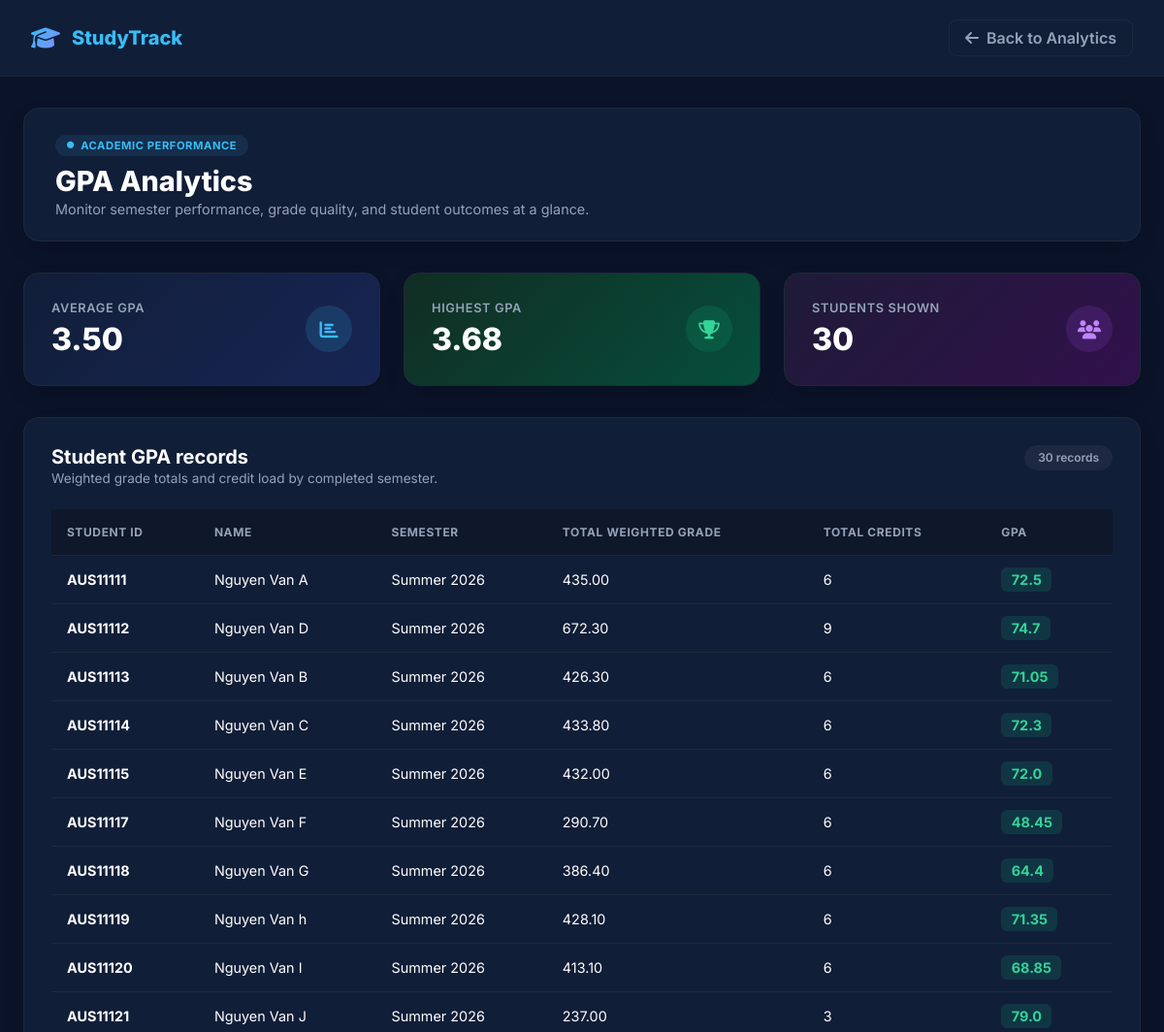
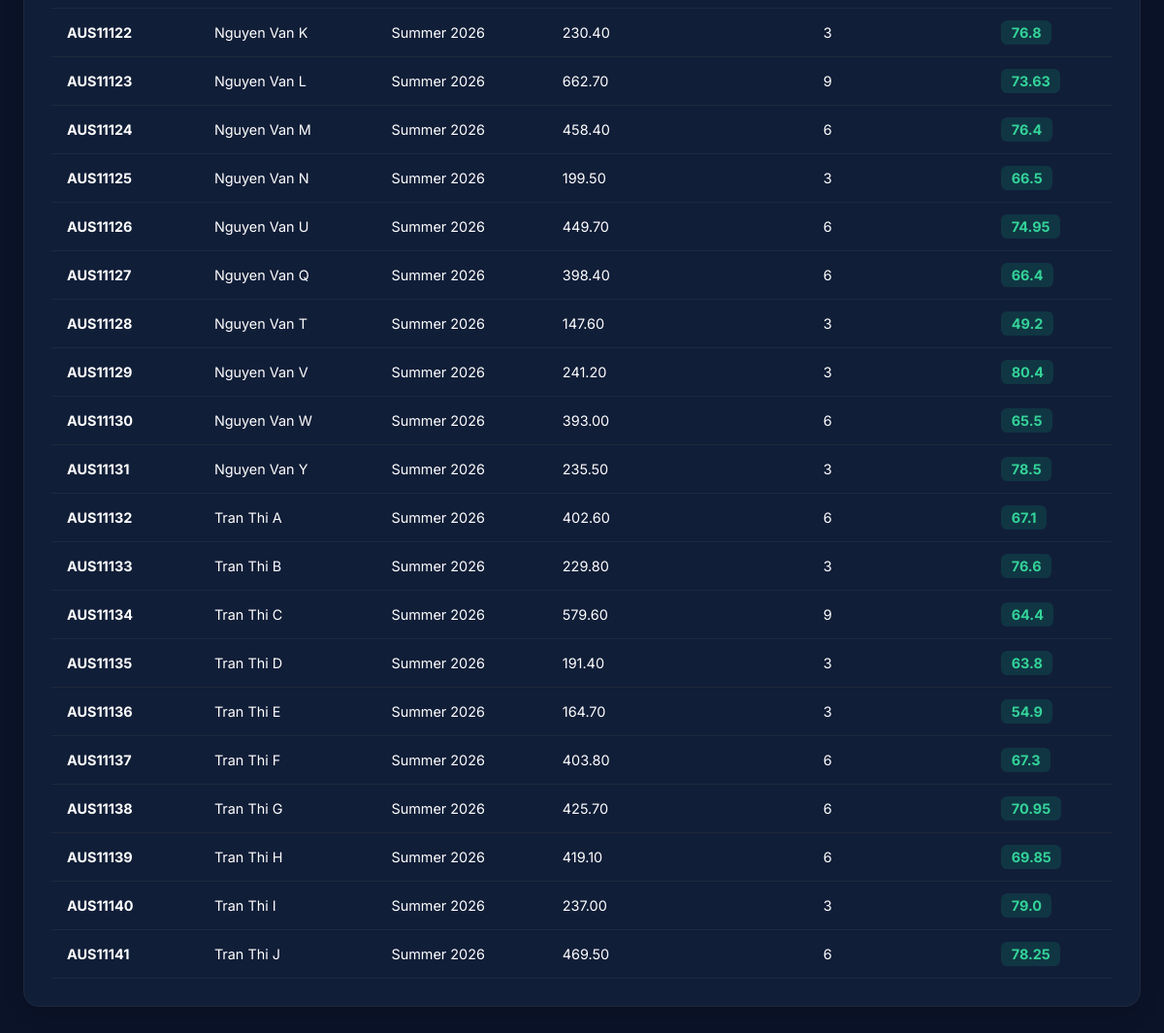
/pdanalytics/gpa (signed in), run on the app's committed database (2 pictures, top to bottom).
### tables this page shows
CREATE TABLE grades(
    grade_id INTEGER PRIMARY KEY AUTOINCREMENT,

    student_id TEXT,
    course_id TEXT,

    assignment REAL,
    midterm REAL,
    final REAL,

    final_grade REAL,

    FOREIGN KEY(student_id)
        REFERENCES students(student_id),

    FOREIGN KEY(course_id)
        REFERENCES courses(course_id)
    UNIQUE(student_id, course_id)
);

CREATE TABLE students(
        student_id TEXT PRIMARY KEY,
        name TEXT,
        email TEXT,
        major TEXT
    );

CREATE TABLE courses(
        course_id TEXT PRIMARY KEY,
        course_name TEXT,
        credits INTEGER,
        semester TEXT,
        sessions INTEGER
    );

### admin.py (the view)
@admin_bp.route("/pdanalytics/gpa")
@login_required
@admin_required
def analytics_gpa():
    df = calculate_gpa()
    gpa_data = df.to_dict(orient="records")
    return render_template("admin_page/gpa.html", gpa_data=gpa_data)

### decorator.py (called while the page is built)
def login_required(f):
    @wraps(f)
    def wrapper(*args,**kwargs):
        if "username" not in session:
            return redirect(
                url_for("auth.login")
            )
        return f(*args,**kwargs)
    return wrapper

def admin_required(f):
    @wraps(f)
    def wrapper(*args, **kwargs):
        if session.get("role") != "admin":
            return redirect(url_for("auth.login"))
        return f(*args, **kwargs)
    return wrapper

### pd_analytics.py (called while the page is built)
def get_grade_data():
    conn = sqlite3.connect(DB_NAME)
    query = """
    SELECT

        s.student_id,
        s.name,

        c.course_id,
        c.course_name,
        c.credits,
        c.semester,

        g.final_grade

    FROM grades g

    JOIN students s
        ON g.student_id = s.student_id

    JOIN courses c
        ON g.course_id = c.course_id
    """
    df = pd.read_sql_query(query, conn)
    conn.close()
    return df

def calculate_gpa():
    df = get_grade_data()
    df["weighted_grade"] = (
        df["final_grade"]
        * df["credits"]
    )
    gpa_df = (
        df.groupby(
            [
                "student_id",
                "name",
                "semester"
            ]
        )
        .agg(
            total_weighted_grade=
            ("weighted_grade", "sum"),
            total_credits=
            ("credits", "sum")
        )
        .reset_index()
    )
    gpa_df["gpa"] = (
        gpa_df["total_weighted_grade"]
        /
        gpa_df["total_credits"]
    )
    gpa_df["gpa"] = gpa_df["gpa"].round(2)
    return gpa_df

### templates/admin_page/gpa.html (shortened to what this page needs)
<!DOCTYPE html>
<html lang="en">
<head>
    <link rel="stylesheet" href="https://cdnjs.cloudflare.com/ajax/libs/font-awesome/6.4.0/css/all.min.css">
    <link rel="stylesheet" href="{{ url_for('static', filename='css/admin_page/gpa.css') }}">
</head>
<body>
    <header class="navbar">
        <a href="/admin" class="nav-brand">
            <i class="fa-solid fa-graduation-cap logo-icon"></i>
            <span>StudyTrack</span>
        </a>
        <a href="/pdanalytics" class="back-btn">
            <i class="fa-solid fa-arrow-left"></i> Back to Analytics
        </a>
    </header>
    <div class="container">
        <div class="dashboard-top-header">
            <div>
                <span class="badge-tag"><i class="fa-solid fa-circle"></i> Academic Performance</span>
                <h1 class="page-title">GPA Analytics</h1>
                <p class="page-subtitle">Monitor semester performance, grade quality, and student outcomes at a glance.
                </p>
            </div>
        </div>
        <div class="summary-grid">
            <div class="summary-card card-dark-blue">
                <div class="summary-info">
                    <span class="summary-label">Average GPA</span>
                    <h2 class="summary-value">3.50</h2>
                </div>
                <div class="summary-icon blue-glow">
                    <i class="fa-solid fa-chart-bar"></i>
                </div>
            </div>
            <div class="summary-card card-dark-green">
                <div class="summary-info">
                    <span class="summary-label">Highest GPA</span>
                    <h2 class="summary-value">3.68</h2>
                </div>
                <div class="summary-icon green-glow">
                    <i class="fa-solid fa-trophy"></i>
                </div>
            </div>
            <div class="summary-card card-dark-purple">
                <div class="summary-info">
                    <span class="summary-label">Students shown</span>
                    <h2 class="summary-value">{{ gpa_data|length }}</h2>
                </div>
                <div class="summary-icon purple-glow">
                    <i class="fa-solid fa-users"></i>
                </div>
            </div>
        </div>
        <div class="card-panel card-dark-container">
            <div class="panel-header-flex">
                <div>
                    <h2 class="panel-title text-white">Student GPA records</h2>
                    <p class="panel-subtitle-small">Weighted grade totals and credit load by completed semester.</p>
                </div>
                <span class="badge-pill">{{ gpa_data|length }} records</span>
            </div>
            <div class="table-responsive">
                <table>
                    <thead>
                        <tr>
                            <th>Student ID</th>
                            <th>Name</th>
                            <th>Semester</th>
                            <th>Total Weighted Grade</th>
                            <th>Total Credits</th>
                            <th>GPA</th>
                        </tr>
                    </thead>
                    <tbody>
                        {% for row in gpa_data %}
                        <tr>
                            <td><b>{{ row.student_id }}</b></td>
                            <td>{{ row.name }}</td>
                            <td>{{ row.semester }}</td>
                            <td>{{ "%.2f"|format(row.total_weighted_grade) }}</td>
                            <td>{{ row.total_credits }}</td>
                            <td>
                                <span class="gpa-badge">{{ row.gpa }}</span>
                            </td>
                        </tr>
                        {% else %}
                        <tr>
                            <td colspan="6" class="empty-state">
                                No GPA records available.
                            </td>
                        </tr>
                        {% endfor %}
                    </tbody>
                </table>
            </div>
        </div>
    </div>
</body>
</html>

### static/css/admin_page/gpa.css (style rules this page uses)
:root { --bg-main: #0b1329; --card-dark-bg: #111e38; --card-dark-alt: #112d23; --card-dark-purple: #1e1b38; --border-dark: #1e293b; --text-main: #ffffff; --text-muted: #94a3b8; --accent-gold: #fbbf24; --accent-blue: #38bdf8; --shadow: 0 10px 25px -5px rgba(0, 0, 0, 0.2); }
* { box-sizing: border-box; margin: 0; padding: 0; font-family: 'Inter', sans-serif; }
body { background-color: var(--bg-main); color: var(--text-main); min-height: 100vh; }
.navbar { display: flex; justify-content: space-between; align-items: center; padding: 20px 32px; background: var(--card-dark-bg); border-bottom: 1px solid var(--border-dark); }
.nav-brand { display: flex; align-items: center; gap: 0.75rem; text-decoration: none; color: #38bdf8; font-weight: 800; font-size: 1.25rem; }
.logo-icon { font-size: 1.5rem; background: linear-gradient(135deg, #38bdf8, #818cf8); -webkit-background-clip: text; background-clip: text; -webkit-text-fill-color: transparent; }
.back-btn { display: flex; align-items: center; gap: 0.5rem; text-decoration: none; color: var(--text-muted); font-weight: 600; padding: 0.5rem 1rem; border-radius: 0.5rem; border: 1px solid var(--border-dark); transition: all 0.2s; }
.container { max-width: 1200px; margin: 2rem auto; padding: 0 1.5rem; }
.dashboard-top-header { display: flex; justify-content: space-between; align-items: flex-start; margin-bottom: 2rem; background: var(--card-dark-bg); padding: 1.5rem 2rem; border-radius: 1rem; border: 1px solid var(--border-dark); box-shadow: var(--shadow); }
.badge-tag { display: inline-flex; align-items: center; gap: 0.4rem; font-size: 0.7rem; font-weight: 700; text-transform: uppercase; color: #38bdf8; background-color: rgba(56, 189, 248, 0.1); padding: 0.25rem 0.75rem; border-radius: 2rem; margin-bottom: 0.5rem; letter-spacing: 0.05em; }
.badge-tag i { font-size: 0.45rem; }
.page-title { font-size: 1.8rem; font-weight: 800; color: #ffffff; margin-bottom: 0.2rem; }
.page-subtitle { font-size: 0.9rem; color: var(--text-muted); }
.summary-grid { display: grid; grid-template-columns: repeat(auto-fit, minmax(280px, 1fr)); gap: 1.5rem; margin-bottom: 2rem; }
.summary-card { border-radius: 1rem; padding: 1.75rem; border: 1px solid var(--border-dark); box-shadow: var(--shadow); display: flex; justify-content: space-between; align-items: center; }
.card-dark-blue { background: linear-gradient(135deg, #111e38, #172554); }
.card-dark-green { background: linear-gradient(135deg, #112d23, #064e3b); }
.card-dark-purple { background: linear-gradient(135deg, #1e1b38, #31104a); }
.summary-label { font-size: 0.8rem; font-weight: 600; color: var(--text-muted); display: block; margin-bottom: 0.3rem; text-transform: uppercase; letter-spacing: 0.05em; }
.summary-value { font-size: 2rem; font-weight: 800; color: #ffffff; }
.summary-icon { width: 48px; height: 48px; border-radius: 50%; display: flex; align-items: center; justify-content: center; font-size: 1.2rem; }
.blue-glow { background-color: rgba(56, 189, 248, 0.15); color: #38bdf8; }
.green-glow { background-color: rgba(16, 185, 129, 0.15); color: #34d399; }
.purple-glow { background-color: rgba(168, 85, 247, 0.15); color: #c084fc; }
.card-dark-container { background: var(--card-dark-bg); border: 1px solid var(--border-dark); border-radius: 1rem; padding: 1.75rem; box-shadow: var(--shadow); }
.panel-header-flex { display: flex; justify-content: space-between; align-items: flex-start; margin-bottom: 1.5rem; }
.panel-title { font-size: 1.25rem; font-weight: 700; color: #ffffff; }
.panel-subtitle-small { font-size: 0.85rem; color: var(--text-muted); margin-top: 0.15rem; }
.badge-pill { background-color: rgba(255, 255, 255, 0.05); border: 1px solid var(--border-dark); padding: 0.3rem 0.8rem; border-radius: 2rem; font-size: 0.75rem; font-weight: 600; color: var(--text-muted); }
.table-responsive { overflow-x: auto; }
table { width: 100%; border-collapse: collapse; text-align: left; }
th, td { padding: 1rem; border-bottom: 1px solid var(--border-dark); font-size: 0.9rem; }
th { background-color: #0f172a; color: var(--text-muted); font-weight: 700; font-size: 0.75rem; text-transform: uppercase; letter-spacing: 0.05em; }
.gpa-badge { background-color: rgba(16, 185, 129, 0.15); color: #34d399; padding: 0.25rem 0.65rem; border-radius: 0.4rem; font-weight: 700; }

### data on the page
grades: student_id "AUS11111", name "Nguyen Van A", semester "Summer 2026", total_weighted_grade "435.00", total_credits "6", gpa "72.5"
students: student_id "AUS11112", name "Nguyen Van D"
courses: semester "Summer 2026" "Summer 2026" "Summer 2026" "Summer 2026" "Summer 2026" "Summer 2026" "Summer 2026" "Summer 2026" "Summer 2026" "Summer 2026" "Summer 2026" "Summer 2026" "Summer 2026" "Summer 2026" "Summer 2026" "Summer 2026" "Summer 2026" "Summer 2026" "Summer 2026" "Summer 2026" "Summer 2026" "Summer 2026" "Summer 2026" "Summer 2026" "Summer 2026" "Summer 2026" "Summer 2026" "Summer 2026" "Summer 2026"
students: student_id "AUS11113", name "Nguyen Van B"
students: student_id "AUS11114", name "Nguyen Van C"
students: student_id "AUS11115", name "Nguyen Van E"
students: student_id "AUS11117", name "Nguyen Van F"
students: student_id "AUS11118", name "Nguyen Van G"
students: student_id "AUS11119", name "Nguyen Van h"
students: student_id "AUS11120", name "Nguyen Van I"
students: student_id "AUS11121", name "Nguyen Van J"
students: student_id "AUS11122", name "Nguyen Van K"
students: student_id "AUS11123", name "Nguyen Van L"
students: student_id "AUS11124", name "Nguyen Van M"
students: student_id "AUS11125", name "Nguyen Van N"
students: student_id "AUS11126", name "Nguyen Van U"
students: student_id "AUS11127", name "Nguyen Van Q"
students: student_id "AUS11128", name "Nguyen Van T"
students: student_id "AUS11129", name "Nguyen Van V"
students: student_id "AUS11130", name "Nguyen Van W"
students: student_id "AUS11131", name "Nguyen Van Y"
students: student_id "AUS11132", name "Tran Thi A"
students: student_id "AUS11133", name "Tran Thi B"
students: student_id "AUS11134", name "Tran Thi C"
students: student_id "AUS11135", name "Tran Thi D"
students: student_id "AUS11136", name "Tran Thi E"
students: student_id "AUS11137", name "Tran Thi F"
students: student_id "AUS11138", name "Tran Thi G"
students: student_id "AUS11139", name "Tran Thi H"
students: student_id "AUS11140", name "Tran Thi I"
students: student_id "AUS11141", name "Tran Thi J"

### other printed values
{{ gpa_data|length }} "30"
{{ "%.2f"|format(row.total_weighted_grade) }} "672.30" "426.30" "433.80" "432.00" "290.70" "386.40" "428.10" "413.10" "237.00" "230.40" "662.70" "458.40" "199.50" "449.70" "398.40" "147.60" "241.20" "393.00" "235.50" "402.60" "229.80" "579.60" "191.40" "164.70" "403.80" "425.70" "419.10" "237.00" "469.50"
{{ row.total_credits }} "9" "6" "6" "6" "6" "6" "6" "6" "3" "3" "9" "6" "3" "6" "6" "3" "3" "6" "3" "6" "3" "9" "3" "3" "6" "6" "6" "3" "6"
{{ row.gpa }} "74.7" "71.05" "72.3" "72.0" "48.45" "64.4" "71.35" "68.85" "79.0" "76.8" "73.63" "76.4" "66.5" "74.95" "66.4" "49.2" "80.4" "65.5" "78.5" "67.1" "76.6" "64.4" "63.8" "54.9" "67.3" "70.95" "69.85" "79.0" "78.25"
